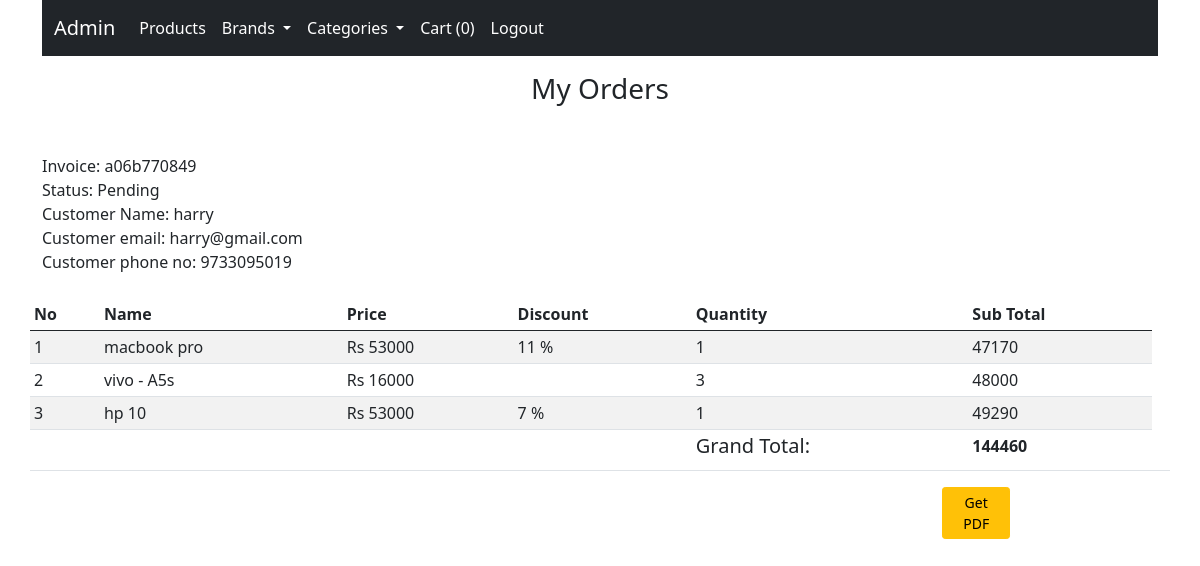
The app's page /orders/8d617b8ad8 (signed in) with its own data.
### shop/customers/models.py (models this page shows, shortened)
class Order(db.Model):
    id = db.Column(db.Integer, primary_key = True)
    invoice = db.Column(db.String(15), unique = True, nullable=False)
    status = db.Column(db.String(50), nullable = False, default = 'Pending')
    customer_id = db.Column(db.Integer,nullable = False)
    order_date = db.Column(db.DateTime, nullable = False, default = datetime.utcnow)
    orders = db.Column(jsonEncodedDict)

class Customer(db.Model, UserMixin):
    id = db.Column(db.Integer, primary_key=True)
    name = db.Column(db.String(80), unique=True, nullable=False)
    username = db.Column(db.String(80), unique=True, nullable=False)
    email = db.Column(db.String(120), unique=True, nullable=False)
    password = db.Column(db.String(120),  nullable=False)
    country = db.Column(db.String(120),  nullable=False)
    state = db.Column(db.String(120),  nullable=False)
    city = db.Column(db.String(120),  nullable=False)
    address = db.Column(db.String(120),  nullable=False)
    pin = db.Column(db.String(120),  nullable=False)
    contact= db.Column(db.String(120),  nullable=False)
    date_created = db.Column(db.DateTime, nullable = False, default = datetime.utcnow)

### shop/customers/routes.py (the view)
@app.route('/orders/<invoice>')
@login_required
def order_detail(invoice):
    if current_user.is_authenticated:
        subtotal =0
        grandtotal =0
        customer_id = current_user.id
        get_the_customer = Customer.query.filter_by(id = customer_id).first()
        get_the_order = Order.query.filter_by(customer_id = customer_id).order_by(Order.id.desc()).first()
        for key, product in get_the_order.orders.items():
            discount = (product['discount']/100) * int(product['price'])
            subtotal = subtotal + int(product['quantity']) * int(product['price'])
            subtotal = subtotal - discount
            grandtotal = int(subtotal)
    else:
        return redirect(url_for('customer_login'))
    return render_template('customer/order.html',invoice = invoice, grandtotal = grandtotal, subtotal = subtotal,  get_the_order= get_the_order, get_the_customer = get_the_customer, brands = brands(), categories = categories())

### shop/customers/models.py (called while the page is built)
@login_manager.user_loader
def user_loader(user_id):
    return Customer.query.get(int(user_id))

    def process_result_value(self, value, dialect):
        if value is None:
            return {}
        else:
            return json.loads(value)

### shop/products/routes.py (called while the page is built)
def brands():
    brands = Brand.query.join(Addproduct, (Brand.id == Addproduct.brand_id)).all()
    return brands

def categories():
    categories = Category.query.join(Addproduct, (Category.id == Addproduct.category_id)).all()
    return categories

### shop/templates/customer/order.html (shortened to what this page needs)
{% extends 'base.html' %}
{% block content %}
{% include 'navbar.html' %}
<h3 class="text-center mt-3"> My Orders</h3>
<div class="container mt-5">
    Invoice: {{ get_the_order.invoice }}
    <br>
    Status: {{ get_the_order.status}}   <br>
    Customer Name: {{ current_user.name}}   <br>
    Customer email: {{ current_user.email }}   <br>
    Customer phone no: {{ current_user.contact }}<br><br>
    <div class="row">
        <table class="table table-sm table-condensed table-striped table-hover ">
<thead>
<th>No</th>
<th>Name</th>
<th>Price</th>
<th>Discount</th>
<th>Quantity</th>
<th>Sub Total</th>
</thead>
<tbody>
    {% for key, product in get_the_order.orders.items():  %}
    {% set val = ((product.discount/100) * product.price|float) %}
    <tr>
    <td>{{ loop.index }}</td>
    <td>{{product.name}}</td>
    <td>Rs {{product.price}}</td>
    {% if product.discount > 0 %}
    <td>{{product.discount}} %</td>
    {% else %}
    <td></td>
    {% endif %}
        <td>{{product.quantity}}</td>
    {% set subtotal = product.quantity|int * product.price|int %}
    <td>{{((subtotal|int) - val|int )}}</td>
</tr>
{% endfor %}
<tr>
    <td></td>
    <td></td>
    <td></td>
    <td></td>
    <td><h5 >Grand Total: </h5></td>
    <td> <b>{{ grandtotal }}</b></td>
    <td></td>
</tr>
</tbody>
        </table>
        <tr>
            <a href="{{ url_for('clearcart')}}" class="btn btn-sm btn-warning " style="width: 6%; margin-left:80%;">Get PDF</a>
    </tr>
    </div>
</div>
{% endblock %}

### shop/templates/base.html (shortened to what this page needs)
<!doctype html>
<html lang="en">
  <head>
    <link rel="stylesheet" href="{{ url_for('static',filename = 'css/bootstrap.min.css')}} ">
  </head>
  <body>
    {% block content %}
    {% endblock %}
  </body>
  </body>
</html>

### shop/templates/navbar.html (shortened to what this page needs)
    <div class="container">
        <nav class="navbar navbar-expand-lg navbar-light bg-dark">
            <div class="container-fluid">
              <a class="navbar-brand" href="{{ url_for('admin')}}"  style="color: white;">Admin</a>
              <div class="collapse navbar-collapse" id="navbarSupportedContent">
                <ul class="navbar-nav me-auto mb-2 mb-lg-0">
                  <li class="nav-item">
                    <a class="nav-link active" aria-current="page" href="{{ url_for('home')}}" style="color: white;">Products</a>
                  </li>
                  <li class="nav-item dropdown">
                    <a class="nav-link dropdown-toggle" href="#" id="navbarDropdown" role="button" data-bs-toggle="dropdown" aria-expanded="false" style="color: white;">
                      Brands
                    </a>
                  </li>
                  <li class="nav-item dropdown">
                    <a class="nav-link dropdown-toggle" href="#" id="navbarDropdown" role="button" data-bs-toggle="dropdown" aria-expanded="false" style="color: white;">
                      Categories
                    </a>
                  </li>
    {% if current_user.is_authenticated %}
    <li class="nav-item">
      <a class="nav-link active" style="color: white;" href="{{ url_for('allcart')}}" tabindex="-1">Cart ({{ session['shoppingcart']|length }})</a>
  </li>
    <li class="nav-item">
      <a href="{{ url_for('customer_logout')}}" class="nav-link"style="color: white;">Logout</a>
    </li>
    {% endif %}
                </ul>
              </div>
            </div>
          </nav>
    </div>

### records on screen
Order: invoice "a06b770849", status "Pending"
Customer: name "harry", email "harry@gmail.com", contact "9733095019"

### other values on screen
{{ session['shoppingcart']|length }} "0"
{{ product.name }} "macbook pro" "vivo - A5s" "hp 10"
{{ product.price }} "53000" "16000" "53000"
{{ product.discount }} "11" "7"
{{ product.quantity }} "1" "3" "1"
{{ ((subtotal|int) - val|int ) }} "47170" "48000" "49290"
{{ grandtotal }} "144460"
